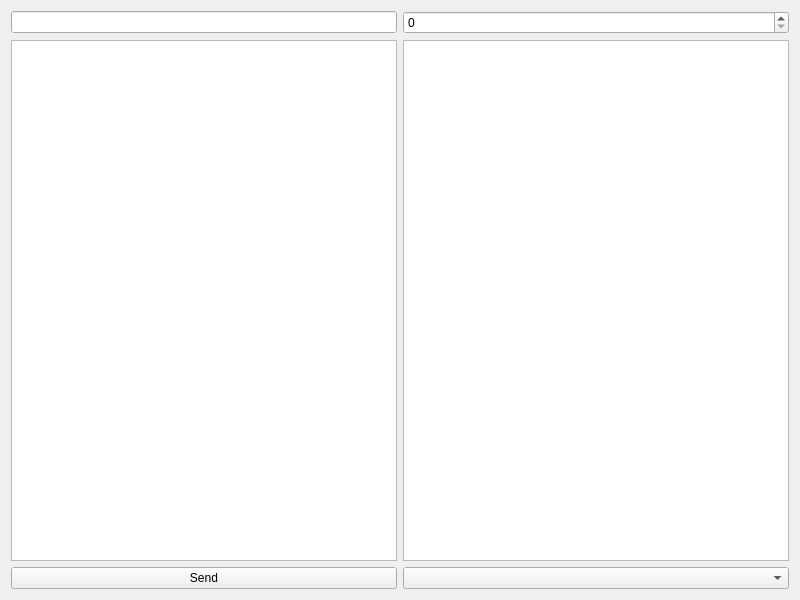
<?xml version="1.0" encoding="UTF-8"?>
<ui version="4.0">
 <class>Widget</class>
 <widget class="QWidget" name="Widget">
  <property name="geometry">
   <rect>
    <x>0</x>
    <y>0</y>
    <width>800</width>
    <height>600</height>
   </rect>
  </property>
  <property name="windowTitle">
   <string>Widget</string>
  </property>
  <layout class="QGridLayout" name="gridLayout">
   <item row="0" column="0">
    <widget class="QLineEdit" name="lineEdit"/>
   </item>
   <item row="0" column="1">
    <widget class="QSpinBox" name="spinBox"/>
   </item>
   <item row="1" column="0">
    <widget class="QPlainTextEdit" name="plainTextEdit"/>
   </item>
   <item row="1" column="1">
    <widget class="QTextBrowser" name="textBrowser"/>
   </item>
   <item row="2" column="0">
    <widget class="QPushButton" name="pushButton">
     <property name="text">
      <string>Send</string>
     </property>
    </widget>
   </item>
   <item row="2" column="1">
    <widget class="QComboBox" name="comboBox"/>
   </item>
  </layout>
 </widget>
 <resources/>
 <connections/>
</ui>
